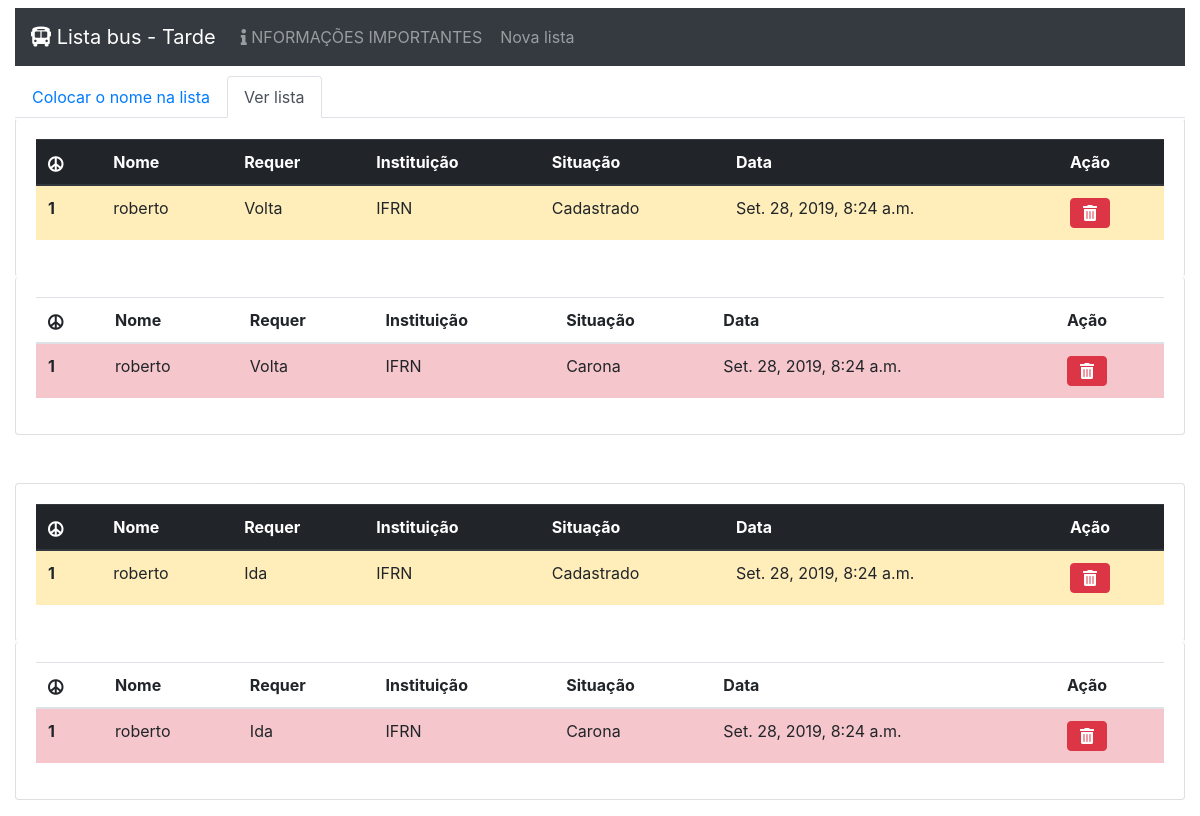
The app's page /, older data.
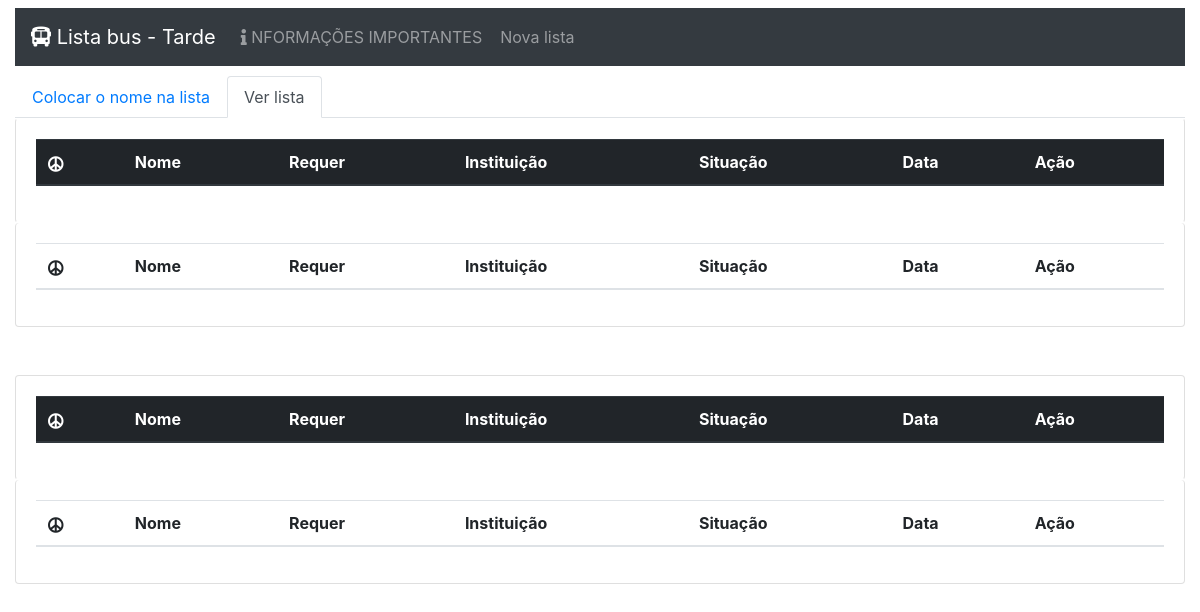
The same page, newer data.
### lista/models.py (models this page shows, shortened)
class Aluno(models.Model):
	IDA = 1
	IDAEVOLTA = 2
	VOLTA = 3
	STATUS_CHOICES = (
	    (IDA, 'Ida'),
	    (IDAEVOLTA, 'Ida e volta'),
	    (VOLTA, 'Volta'),
	)
	CADASTRADO = 1
	CARONA = 2
	STATUS_CHOICES2 = (
	    (CADASTRADO, 'Cadastrado'),
	    (CARONA, 'Carona'),
	)
	data = models.DateTimeField(auto_now_add=True) #default = timezone.now
	nome = models.CharField(max_length = 100)
	acao = models.IntegerField(choices=STATUS_CHOICES, default=IDAEVOLTA)
	instituicao = models.CharField(max_length = 10)
	situacao = models.IntegerField(choices=STATUS_CHOICES2, default=CADASTRADO)

### lista/views.py (the view)
# urls.py: path('', views.listar, name='menu'),
def listar (request):
	lista0 = Aluno.objects.all().filter(situacao=Aluno.CADASTRADO, acao=Aluno.VOLTA)
	lista1 = Aluno.objects.all().filter(situacao=Aluno.CADASTRADO, acao=Aluno.IDA)
	lista2 = Aluno.objects.all().filter(situacao=Aluno.CARONA,acao=Aluno.VOLTA)
	lista3 = Aluno.objects.all().filter(situacao=Aluno.CARONA,acao=Aluno.IDA)
	return render (request, 'main.html', {"cadastrados": lista0,'caronas': lista2, 'cadastradosi':lista1, 'caronasi':lista3})

### lista/templates/main.html (shortened to what this page needs)
<html lang="pt-br">
<head>
  <link rel="stylesheet" href="https://use.fontawesome.com/releases/v5.5.0/css/all.css">
  <link rel="stylesheet" href="https://stackpath.bootstrapcdn.com/bootstrap/4.1.3/css/bootstrap.min.css">
</head>
<body>
  <div class="container-fluid">
    <div class="row">
      <div class="col-md-12 ">
        <nav class="navbar navbar-expand-lg navbar-dark bg-dark mt-2 mb-2">
          <a class="navbar-brand" href="{% url 'menu' %}"><i class="fas fa-bus-alt"></i> Lista bus - Tarde</a>
          <div class="collapse navbar-collapse" id="navbarSupportedContent">
              <ul class="navbar-nav mr-auto">
                <li class="nav-item">
                  <a class="btn nav-link text-left" data-toggle="modal" data-target="#exampleModalCenter3"><i class="fas fa-info"></i> NFORMAÇÕES IMPORTANTES </a>
                </li>
                <li class="nav-item">
                  <a class="btn nav-link text-left" href="{% url 'novalista' %}"> Nova lista</a>
                </li>
              </ul>
            </div>
        </nav>
      </div>
    </div>
<div class="row">
      <div class="col-md-12">
      </div>
    <div class="col-md-12">
      </div>
</div>
    <div class="row">
      <div class="col-md-12 ">
      <ul class="nav nav-tabs" id="myTab" role="tablist">
      <li class="nav-item">
        <a class="nav-link " id="home-tab" data-toggle="tab" href="#cl" role="tab" aria-controls="home" aria-selected="false">Colocar o nome na lista</a>
      </li>
      <li class="nav-item">
        <a class="nav-link active" id="profile-tab" data-toggle="tab" href="#lv" role="tab" aria-controls="profile" aria-selected="true">Ver lista</a>
      </li>
    </ul>
  </div>
  </div>
      <div class="tab-content" id="myTabContent">
        <div class="tab-pane fade show active" id="lv" role="tabpanel" aria-labelledby="profile-tab">
        <div class="row">
          <div class="col-md-12">
            <div class="card" style="border-top-color: white; border-bottom-color: white">
              <div class="card-body">
                  <div class="table-responsive">
                  <table class="table">
                      <thead class="thead-dark">
                      <tr>
                          <th scope="col"><i class="fas fa-peace"></i></th>
                          <th scope="col">Nome</th>
                          <th scope="col">Requer</th>
                          <th scope="col">Instituição</th>
                          <th scope="col">Situação</th>
                          <th scope="col">Data</th>
                          <th scope="col">Ação</th>
                        </tr>
                      </thead>
                      <tbody>
                        {% for lista in cadastrados %}
                        <tr class="table-warning">
                          <th scope="row">{{ forloop.counter }}</th>
                          <td >{{ lista.nome }}</td>
                          <td >{{ lista.get_acao_display }}</td>
                          <td >{{ lista.instituicao }}</td>
                          <td >{{ lista.get_situacao_display }}</td>
                          <td  >{{ lista.data }}</td>
                          <td>
                            <div class="btn-group" role="group" aria-label="Basic example">
                              <a href="{% url 'tirar' lista.id %}" class="btn btn-danger" role="button" ><i class='fas fa-trash-alt'></i></a>
                          </div>
                        </td>
                      </tr>
                        {% endfor %}
                      </tbody>
                  </table>
                  </div>
              </div>
            </div>
          </div>
        </div>
        <div class="row">
          <div class="col-md-12 ">
            <div class="card" style="border-top: white">
              <div class="card-body">
                  <div class="table-responsive">
                  <table class="table">
                      <thead class="thead">
                      <tr>
                          <th scope="col"><i class="fas fa-peace"></i></th>
                          <th scope="col">Nome</th>
                          <th scope="col">Requer</th>
                          <th scope="col">Instituição</th>
                          <th scope="col">Situação</th>
                          <th scope="col">Data</th>
                          <th scope="col">Ação</th>
                        </tr>
                      </thead>
                      <tbody>
                        {% for lista in caronas %}
                        <tr class="table-danger">
                          <th scope="row">{{ forloop.counter }}</th>
                          <td >{{ lista.nome }}</td>
                          <td >{{ lista.get_acao_display }}</td>
                          <td >{{ lista.instituicao }}</td>
                          <td >{{ lista.get_situacao_display }}</td>
                          <td  >{{ lista.data }}</td>
                          <td>
                            <div class="btn-group" role="group" aria-label="Basic example">
                              <a href="{% url 'tirar' lista.id %}" class="btn btn-danger" role="button" ><i class='fas fa-trash-alt'></i></a>
                          </div>
                        </td>
                      </tr>
                        {% endfor %}
                      </tbody>
                  </table>
                  </div>
              </div>
            </div>
          </div>
        </div>
        <div class="row">
          <div class="col-md-12 mt-5 ">
            <div class="card" style=" border-bottom-color: white">
              <div class="card-body">
                  <div class="table-responsive">
                  <table class="table">
                      <thead class="thead-dark">
                      <tr>
                          <th scope="col"><i class="fas fa-peace"></i></th>
                          <th scope="col">Nome</th>
                          <th scope="col">Requer</th>
                          <th scope="col">Instituição</th>
                          <th scope="col">Situação</th>
                          <th scope="col">Data</th>
                          <th scope="col">Ação</th>
                        </tr>
                      </thead>
                      <tbody>
                        {% for lista in cadastradosi %}
                        <tr class="table-warning">
                          <th scope="row">{{ forloop.counter }}</th>
                          <td >{{ lista.nome }}</td>
                          <td >{{ lista.get_acao_display }}</td>
                          <td >{{ lista.instituicao }}</td>
                          <td >{{ lista.get_situacao_display }}</td>
                          <td  >{{ lista.data }}</td>
                          <td>
                            <div class="btn-group" role="group" aria-label="Basic example">
                              <a href="{% url 'tirar' lista.id %}" class="btn btn-danger" role="button" ><i class='fas fa-trash-alt'></i></a>
                          </div>
                        </td>
                      </tr>
                        {% endfor %}
                      </tbody>
                  </table>
                  </div>
              </div>
            </div>
          </div>
        </div>
        <div class="row">
          <div class="col-md-12 mb-3 ">
            <div class="card" style="border-top: white">
              <div class="card-body">
                  <div class="table-responsive">
                  <table class="table">
                      <thead class="thead">
                      <tr>
                          <th scope="col"><i class="fas fa-peace"></i></th>
                          <th scope="col">Nome</th>
                          <th scope="col">Requer</th>
                          <th scope="col">Instituição</th>
                          <th scope="col">Situação</th>
                          <th scope="col">Data</th>
                          <th scope="col">Ação</th>
                        </tr>
                      </thead>
                      <tbody>
                        {% for lista in caronasi %}
                        <tr class="table-danger">
                          <th scope="row">{{ forloop.counter }}</th>
                          <td >{{ lista.nome }}</td>
                          <td >{{ lista.get_acao_display }}</td>
                          <td >{{ lista.instituicao }}</td>
                          <td >{{ lista.get_situacao_display }}</td>
                          <td  >{{ lista.data }}</td>
                          <td>
                            <div class="btn-group" role="group" aria-label="Basic example">
                              <a href="{% url 'tirar' lista.id %}" class="btn btn-danger" role="button" ><i class='fas fa-trash-alt'></i></a>
                          </div>
                        </td>
                      </tr>
                        {% endfor %}
                      </tbody>
                  </table>
                  </div>
              </div>
            </div>
          </div>
        </div>
     </div>
</div>
</div>
</body>
</html>

Row changes from the older to the newer data that the page shows:
removed Aluno: nome "roberto", acao "Volta", instituicao "IFRN", situacao "Cadastrado", data "Set. 28, 2019, 8:24 a.m."
removed Aluno: nome "roberto", acao "Volta", instituicao "IFRN", situacao "Carona", data "Set. 28, 2019, 8:24 a.m."
removed Aluno: nome "roberto", acao "Ida", instituicao "IFRN", situacao "Cadastrado", data "Set. 28, 2019, 8:24 a.m."
removed Aluno: nome "roberto", acao "Ida", instituicao "IFRN", situacao "Carona", data "Set. 28, 2019, 8:24 a.m."
